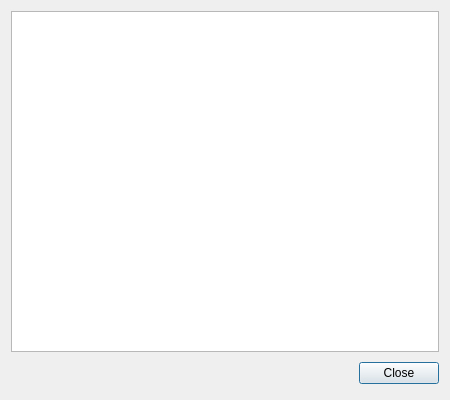
<?xml version="1.0" encoding="UTF-8"?>
<ui version="4.0">
 <class>LicenseDialog</class>
 <widget class="QDialog" name="LicenseDialog">
  <property name="geometry">
   <rect>
    <x>0</x>
    <y>0</y>
    <width>450</width>
    <height>400</height>
   </rect>
  </property>
  <property name="windowTitle">
   <string>License</string>
  </property>
  <layout class="QVBoxLayout" name="verticalLayout">
   <item>
    <widget class="QTextBrowser" name="textBrowser">
     <property name="lineWrapMode">
      <enum>QTextEdit::NoWrap</enum>
     </property>
     <property name="html">
      <string>&lt;!DOCTYPE HTML PUBLIC &quot;-//W3C//DTD HTML 4.0//EN&quot; &quot;http://www.w3.org/TR/REC-html40/strict.dtd&quot;&gt;
&lt;html&gt;&lt;head&gt;&lt;meta name=&quot;qrichtext&quot; content=&quot;1&quot; /&gt;&lt;style type=&quot;text/css&quot;&gt;
p, li { white-space: pre-wrap; }
&lt;/style&gt;&lt;/head&gt;&lt;body style=&quot; font-family:'MS Shell Dlg 2'; font-size:8.25pt; font-weight:400; font-style:normal;&quot;&gt;
&lt;p style=&quot;-qt-paragraph-type:empty; margin-top:0px; margin-bottom:0px; margin-left:0px; margin-right:0px; -qt-block-indent:0; text-indent:0px;&quot;&gt;&lt;br /&gt;&lt;/p&gt;&lt;/body&gt;&lt;/html&gt;</string>
     </property>
     <property name="openExternalLinks">
      <bool>true</bool>
     </property>
    </widget>
   </item>
   <item>
    <layout class="QHBoxLayout">
     <property name="spacing">
      <number>6</number>
     </property>
     <property name="leftMargin">
      <number>0</number>
     </property>
     <property name="topMargin">
      <number>0</number>
     </property>
     <property name="rightMargin">
      <number>0</number>
     </property>
     <property name="bottomMargin">
      <number>0</number>
     </property>
     <item>
      <spacer>
       <property name="orientation">
        <enum>Qt::Horizontal</enum>
       </property>
       <property name="sizeHint" stdset="0">
        <size>
         <width>131</width>
         <height>31</height>
        </size>
       </property>
      </spacer>
     </item>
     <item>
      <widget class="QPushButton" name="pushButtonClose">
       <property name="text">
        <string>Close</string>
       </property>
       <property name="default">
        <bool>true</bool>
       </property>
      </widget>
     </item>
    </layout>
   </item>
  </layout>
 </widget>
 <resources/>
 <connections>
  <connection>
   <sender>pushButtonClose</sender>
   <signal>clicked()</signal>
   <receiver>LicenseDialog</receiver>
   <slot>accept()</slot>
   <hints>
    <hint type="sourcelabel">
     <x>278</x>
     <y>253</y>
    </hint>
    <hint type="destinationlabel">
     <x>96</x>
     <y>254</y>
    </hint>
   </hints>
  </connection>
 </connections>
</ui>
